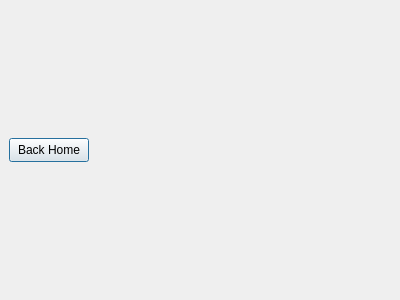
<?xml version="1.0" encoding="UTF-8"?>
<ui version="4.0">
 <class>TexturePickerDialog</class>
 <widget class="QDialog" name="TexturePickerDialog">
  <property name="geometry">
   <rect>
    <x>0</x>
    <y>0</y>
    <width>400</width>
    <height>300</height>
   </rect>
  </property>
  <property name="windowTitle">
   <string>Dialog</string>
  </property>
  <widget class="QPushButton" name="homeBtn">
   <property name="geometry">
    <rect>
     <x>9</x>
     <y>138</y>
     <width>80</width>
     <height>24</height>
    </rect>
   </property>
   <property name="sizePolicy">
    <sizepolicy hsizetype="Maximum" vsizetype="Maximum">
     <horstretch>0</horstretch>
     <verstretch>0</verstretch>
    </sizepolicy>
   </property>
   <property name="text">
    <string>Back Home</string>
   </property>
  </widget>
 </widget>
 <resources/>
 <connections/>
</ui>
